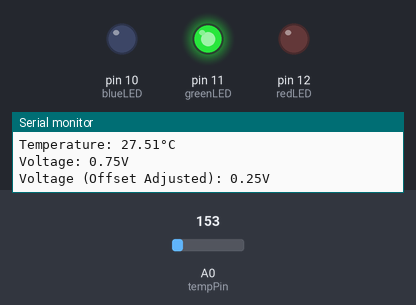
The program below on a simulated Arduino Uno, built with avr-gcc and run on an emulated ATmega328P. Parts: output pins drawn as LEDs (lit = HIGH), the last lines printed to the serial monitor. Inputs (shaded band) come from the test bench; at power-on: A0 (tempPin) = 153.

Above: at 2.8 s.
2.9 s: A0 (tempPin) set to 187
At 4.3 s:
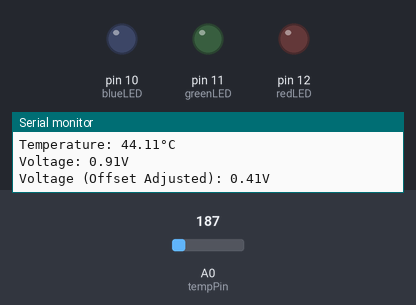
5.6 s: A0 (tempPin) set to 200
8.3 s: A0 (tempPin) set to 221
At 11.1 s:
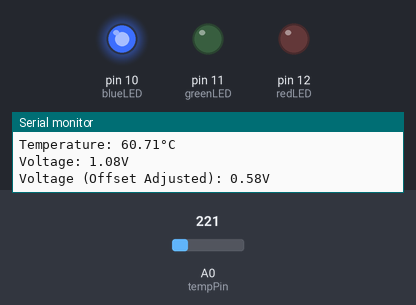
11.5 s: A0 (tempPin) set to 114
At 13.0 s:
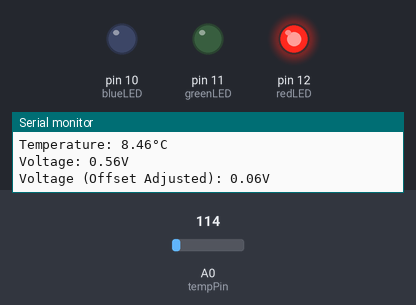
14.2 s: A0 (tempPin) set to 136
At 16.7 s:
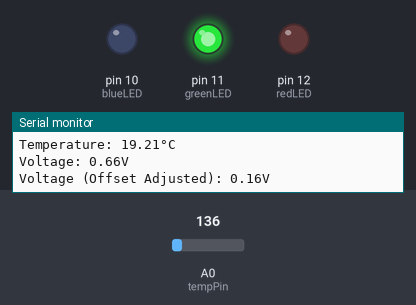
17.5 s: A0 (tempPin) set to 175
At 18.5 s:
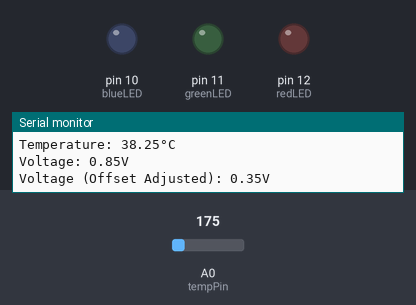
Timing chart, 0 to 20.5 s (numbered marks = the images above; inputs shaded):
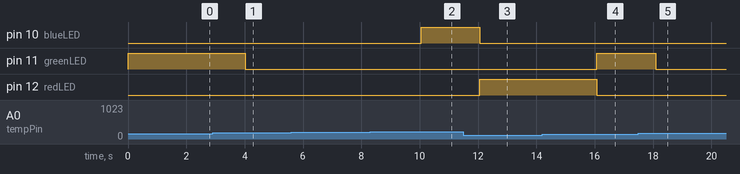

Measured:
- the behaviour switches between 168 and 169 on A0 (tempPin) (found by bisection; images 0 and 1)
- the behaviour switches between 209 and 210 on A0 (tempPin) (found by bisection; images 1 and 2)
- the behaviour switches between 127 and 128 on A0 (tempPin) (found by bisection; images 3 and 4)
- after the input at 2.9 s, pin 11 (greenLED): HIGH → LOW after 1.1 s
- after the input at 8.3 s, pin 10 (blueLED): LOW → HIGH after 1.7 s
- after the input at 11.5 s, pin 10 (blueLED): HIGH → LOW after 0.56 s; pin 12 (redLED): LOW → HIGH after 0.56 s
- after the input at 14.2 s, pin 11 (greenLED): LOW → HIGH after 1.9 s; pin 12 (redLED): HIGH → LOW after 1.9 s
- after the input at 17.5 s, pin 11 (greenLED): HIGH → LOW after 0.58 s

The program:

main.cpp
```cpp
#include <Arduino.h>

int tempPin = A0;
int sensorInput;
double currentTemp;
double currentVoltage;
double accuracyOffset = -2.8;

// REMEMBER TO CHANGE TEMP RANGE VALUES BEFORE USING
// ADJUST LED PIN NUMBERS IF NECESSARY
int redLED = 12;
double redMin = 0.00;
double redMax = 15.00;
bool isInRedRange;

int greenLED = 11;
double greenMin = 15.1;
double greenMax = 35.00;
bool isInGreenRange;

int blueLED = 10;
double blueMin = 55.00;
double blueMax = 100.00;
bool isInBlueRange;

bool checkIsInTempRange(double tempMin, double tempMax, double currentTemp) {
  /*
   * Checks if current temperature is within the range of min and max values.
   */
  if (currentTemp > tempMin && currentTemp < tempMax) return true;
  else return false;
}

void toggleLED(int ledPin, bool isInRange) {
  /*
   * Turns on an LED if the temperature is within the LEDs respective range.
   */
  if (isInRange) digitalWrite(ledPin, HIGH);
  else digitalWrite(ledPin, LOW);
}

double convertInputToDegrees(double input) {
  /*
   * Converts temperature sensor input into degrees celsius.
   */
  return ((((input / 1024) * 5) - 0.5) * 100) - accuracyOffset;
}

double convertInputToVoltage(double input) {
  /*
   * Converts temperature sensor input into volts.
   */
  return (input / 1024) * 5;
}

void setup() {
  pinMode(redLED, OUTPUT); //pinMode(pinNumber, OUTPUT);
  pinMode(greenLED, OUTPUT);
  pinMode(blueLED, OUTPUT);
  Serial.begin(9600);
}

void loop() {
  sensorInput = (double)analogRead(tempPin);
  currentTemp = convertInputToDegrees(sensorInput);
  currentVoltage = convertInputToVoltage(sensorInput);

  isInRedRange = checkIsInTempRange(redMin, redMax, currentTemp);
  isInGreenRange = checkIsInTempRange(greenMin, greenMax, currentTemp);
  isInBlueRange = checkIsInTempRange(blueMin, blueMax, currentTemp);

  toggleLED(redLED, isInRedRange);
  toggleLED(greenLED, isInGreenRange);
  toggleLED(blueLED, isInBlueRange);

  // Serial Output: "Temperature: NN.NN°C"
  Serial.print("Temperature: ");
  Serial.print(currentTemp);
  Serial.println("°C");

  Serial.print("Voltage: ");
  Serial.print(currentVoltage);
  Serial.println("V");

  Serial.print("Voltage (Offset Adjusted): ");
  Serial.print(currentVoltage - 0.5);
  Serial.println("V\n");

  delay(2000);
}
```
